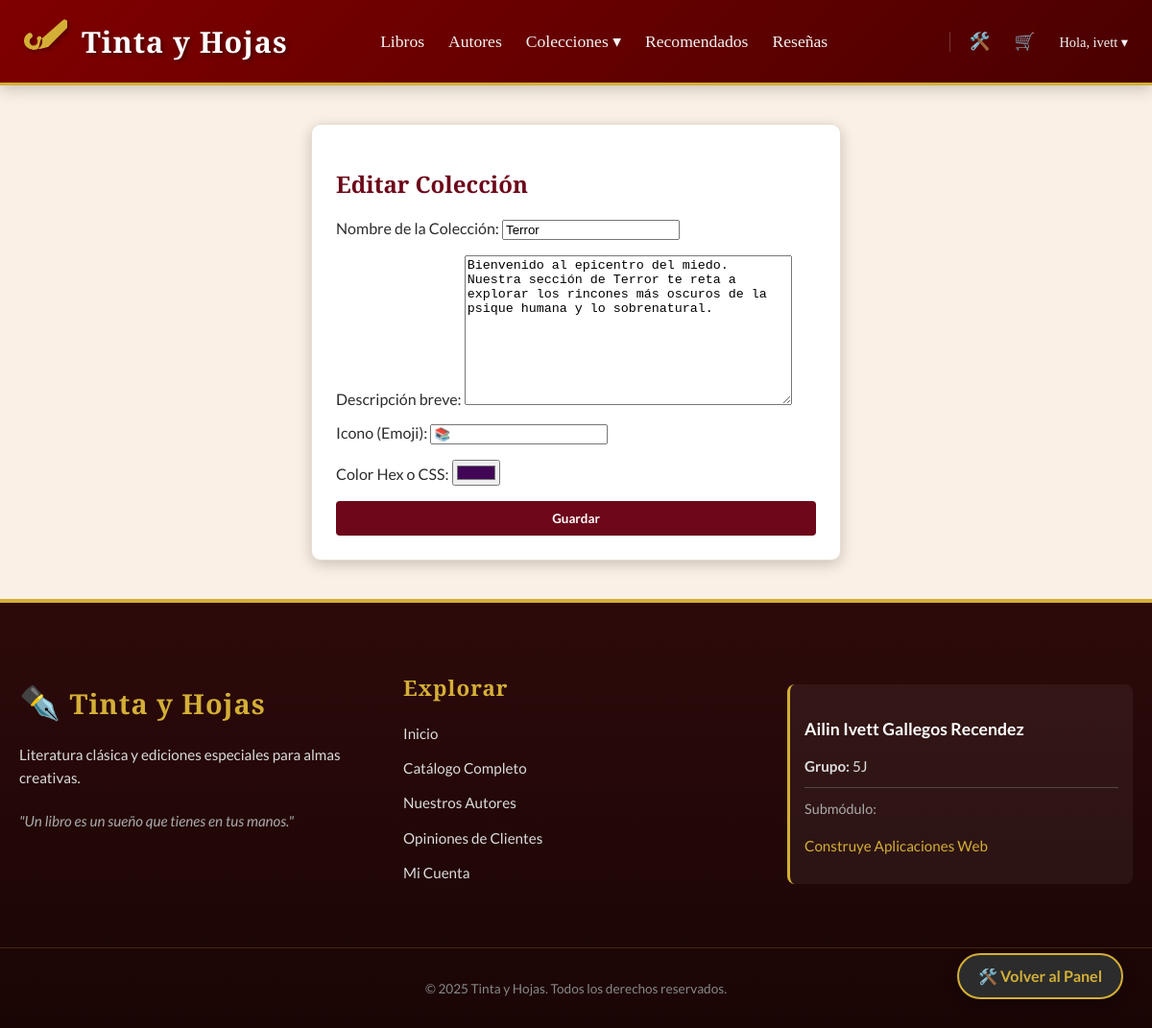
Page /coleccion/editar/1/ (signed in) on the committed database.
### tienda/models.py (models this page shows, shortened)
class Coleccion(models.Model):
    nombre = models.CharField(max_length=100, verbose_name="Nombre de la Colección")
    descripcion = models.TextField(verbose_name="Descripción breve")
    icono = models.CharField(max_length=10, default="📚", verbose_name="Icono (Emoji)")
    color_fondo = models.CharField(max_length=100, default="#800000", verbose_name="Color Hex o CSS")

### tienda/views.py (the view)
# urls.py: path('coleccion/editar/<int:coleccion_id>/', views.editar_coleccion, name='editar_coleccion'),
@user_passes_test(es_admin, login_url='index')
def editar_coleccion(request, coleccion_id):
    col = get_object_or_404(Coleccion, id=coleccion_id)
    if request.method == 'POST':
        form = ColeccionForm(request.POST, instance=col)
        if form.is_valid():
            form.save()
            return redirect('dashboard_admin')
    else:
        form = ColeccionForm(instance=col)
    return render(request, 'tienda/coleccion_form.html', {'form': form, 'titulo': 'Editar Colección'})

### tienda/forms.py
class ColeccionForm(forms.ModelForm):
    class Meta:
        model = Coleccion
        fields = '__all__'
        widgets = {
            'color_fondo': forms.TextInput(attrs={'type': 'color'}),
        }

### tienda/context_processors.py (called while the page is built)
def menu_colecciones(request):
    return {'colecciones_menu': Coleccion.objects.all()}

### tienda/views.py (called while the page is built)
def es_admin(user):
    return user.is_authenticated and user.is_staff

### tienda/templates/tienda/coleccion_form.html (shortened to what this page needs)
{% extends 'tienda/base.html' %}
{% block content %}
<div class="card" style="max-width: 500px; margin: 0 auto;">
    <h2>{{ titulo }}</h2>
    <form method="post">
        {{ form.as_p }}
        <button type="submit" class="btn" style="width: 100%;">Guardar</button>
    </form>
</div>
{% endblock %}

### tienda/templates/tienda/base.html (shortened to what this page needs)
{% load static %}
<!DOCTYPE html>
<html lang="es">
<head>
</head>
<body>
    <header>
        <nav>
            <a href="{% url 'index' %}" class="logo-container">
                <div class="logo-icon">
                </div>
                <span class="logo-text">Tinta y Hojas</span>
            </a>
            <ul class="nav-links">
                <li><a href="{% url 'catalogo' %}">Libros</a></li>
                <li><a href="{% url 'lista_autores' %}">Autores</a></li>
                <li class="dropdown">
                    <a href="{% url 'lista_generos' %}" style="cursor: pointer;">Colecciones ▾</a>
                </li>
                <li><a href="{% url 'catalogo' %}?recomendados=true">Recomendados</a></li>
                <li><a href="{% url 'resenas' %}">Reseñas</a></li>
            </ul>
            <ul class="nav-links" style="margin-left: 30px; padding-left: 20px; border-left: 1px solid rgba(255,255,255,0.2);">
                {% if user.is_authenticated %}
                    {% if user.is_staff %}
                        <li>
                            <a href="{% url 'dashboard_admin' %}" title="Panel de Administración" style="color: var(--accent-color);">
                                🛠️
                            </a>
                        </li>
                    {% endif %}
                    <li>
                        <a href="{% url 'ver_carrito' %}" title="Ver Carrito">
                            🛒
                        </a>
                    </li>
                    <li class="dropdown">
                        <a href="#" style="font-size: 0.9rem;">Hola, {{ user.username }} ▾</a>
                    </li>
                {% else %}
                    <li><a href="{% url 'login' %}">Ingresar</a></li>
                    <li><a href="{% url 'registro' %}" style="background-color: var(--accent-color); color: #4a0000 !important; padding: 6px 15px; border-radius: 20px; font-weight: bold;">Crear Cuenta</a></li>
                {% endif %}
            </ul>
        </nav>
    </header>
    <main>
        {% block content %}
        {% endblock %}
    </main>
    <footer>
        <div class="footer-container">
            <div class="footer-section">
                <h3 style="font-size: 1.8rem;">
                    <span style="font-size: 1.2em;">✒️</span> Tinta y Hojas
                </h3>
                <p>
                    Literatura clásica y ediciones especiales para almas creativas.
                </p>
                <p style="margin-top: 20px; font-style: italic; color: #aaa;">
                    "Un libro es un sueño que tienes en tus manos."
                </p>
            </div>
            <div class="footer-section">
                <h3>Explorar</h3>
                <ul style="list-style: none; padding: 0;">
                    <li><a href="{% url 'index' %}">Inicio</a></li>
                    <li><a href="{% url 'catalogo' %}">Catálogo Completo</a></li>
                    <li><a href="{% url 'lista_autores' %}">Nuestros Autores</a></li>
                    <li><a href="{% url 'resenas' %}">Opiniones de Clientes</a></li>
                    {% if user.is_authenticated %}
                        <li><a href="{% url 'mi_perfil' %}">Mi Cuenta</a></li>
                    {% else %}
                        <li><a href="{% url 'login' %}">Iniciar Sesión</a></li>
                    {% endif %}
                </ul>
            </div>
            <div class="footer-section">
                <div class="student-info" style="margin-top: 35px;">
                    <p style="font-weight: bold; font-size: 1.1rem; color: #fff;">
                        Ailin Ivett Gallegos Recendez
                    </p>
                    <p style="margin: 5px 0;">
                        <strong>Grupo:</strong> 5J
                    </p>
                    <hr style="border: 0; border-top: 1px solid rgba(255,255,255,0.2); margin: 10px 0;">
                    <p style="margin: 0; font-size: 0.9rem; color: #aaa;">Submódulo:</p>
                    <p style="color: var(--accent-color);">
                        Construye Aplicaciones Web
                    </p>
                </div>
            </div>
        </div>
        <div class="footer-bottom">
            <p>&copy; 2025 Tinta y Hojas. Todos los derechos reservados.</p>
        </div>
    </footer>
{% if user.is_staff %}
        <a href="{% url 'dashboard_admin' %}" class="admin-floating-btn" title="Volver al Panel de Administración">
            🛠️ Volver al Panel
        </a>
    {% endif %}
</body>
</html>

### tienda/templates/tienda/base.html (style rules this page uses)
:root { --primary-color: #6d071a; --primary-gradient: linear-gradient(135deg, #800000 0%, #4a0000 100%); --secondary-color: #FAF0E6; --accent-color: #D4AF37; --text-color: #2c2c2c; --white: #ffffff; --shadow: 0 4px 15px rgba(0,0,0,0.2); }
body { font-family: 'Lato', sans-serif; background-color: var(--secondary-color); color: var(--text-color); margin: 0; padding: 0; display: flex; flex-direction: column; min-height: 100vh; }
header { background: var(--primary-gradient); padding: 1.2rem 0; box-shadow: var(--shadow); position: sticky; top: 0; z-index: 1000; border-bottom: 3px solid var(--accent-color); }
nav { display: flex; justify-content: space-between; align-items: center; max-width: 1200px; margin: 0 auto; padding: 0 25px; }
.logo-container { display: flex; align-items: center; gap: 15px; text-decoration: none; }
.logo-text { font-family: 'Cinzel Decorative', cursive; font-size: 1.9rem; color: var(--white); letter-spacing: 1px; text-shadow: 2px 2px 4px rgba(0,0,0,0.4); font-weight: 700; }
.logo-icon svg { fill: var(--accent-color); height: 45px; width: 45px; filter: drop-shadow(2px 2px 2px rgba(0,0,0,0.3)); }
.nav-links { list-style: none; display: flex; gap: 25px; align-items: center; margin: 0; padding: 0; }
.nav-links a { color: rgba(255,255,255,0.95); text-decoration: none; font-family: 'Playfair Display', serif; font-size: 1.1rem; font-weight: 500; position: relative; transition: color 0.3s; padding: 5px 0; }
.nav-links a::after { content: ''; position: absolute; width: 0; height: 2px; bottom: 0; left: 0; background-color: var(--accent-color); transition: width 0.3s ease; }
.dropdown { position: relative; }
.dropdown::after { content: ''; position: absolute; height: 20px; width: 100%; bottom: -20px; left: 0; }
main { flex: 1; max-width: 1200px; width: 100%; margin: 40px auto; padding: 0 20px; box-sizing: border-box; }
h1, h2, h3 { color: var(--primary-color); font-family: 'Playfair Display', serif; }
.card { background: var(--white); padding: 25px; border-radius: 10px; box-shadow: var(--shadow); border: 1px solid #eaddcf; margin-bottom: 20px; }
.btn { background-color: var(--primary-color); color: var(--white); padding: 10px 20px; border-radius: 4px; border: none; cursor: pointer; transition: all 0.3s; text-decoration: none; display: inline-block; font-family: 'Lato', sans-serif; font-weight: bold; }
footer { background: linear-gradient(to top, #1a0505, #2d0a0a); color: #dcdcdc; padding-top: 50px; padding-bottom: 20px; margin-top: auto; border-top: 4px solid var(--accent-color); font-family: 'Lato', sans-serif; }
.footer-container { max-width: 1200px; margin: 0 auto; padding: 0 20px; display: grid; grid-template-columns: repeat(auto-fit, minmax(250px, 1fr)); gap: 40px; }
.footer-section h3 { font-family: 'Cinzel Decorative', cursive; color: var(--accent-color); font-size: 1.4rem; margin-bottom: 20px; letter-spacing: 1px; }
.footer-section p, .footer-section li { margin-bottom: 12px; line-height: 1.6; font-size: 0.95rem; }
.footer-section a { color: #dcdcdc; text-decoration: none; transition: color 0.3s; }
.student-info { background-color: rgba(255, 255, 255, 0.05); padding: 15px; border-radius: 8px; border-left: 3px solid var(--accent-color); margin-top: 10px; }
.footer-bottom { text-align: center; margin-top: 50px; padding-top: 20px; border-top: 1px solid rgba(212, 175, 55, 0.2); font-size: 0.85rem; color: #888; }
.admin-floating-btn { position: fixed; bottom: 30px; right: 30px; background-color: #2c2c2c; color: #D4AF37; padding: 12px 20px; border-radius: 50px; font-weight: bold; text-decoration: none; box-shadow: 0 4px 15px rgba(0,0,0,0.3); z-index: 9999; border: 2px solid #D4AF37; transition: transform 0.3s, background 0.3s; font-family: 'Lato', sans-serif; display: flex; align-items: center; gap: 8px; }

### rows in the picture
Coleccion: nombre "Terror", descripcion "Bienvenido al epicentro del miedo. Nuestra sección de Terror te reta a explorar los rincones más oscuros de la psique humana y lo sobrenatural.", icono "📚", color_fondo "#410656"

### other values in the picture
{{ user.username }} "ivett"
{{ titulo }} "Editar Colección"
